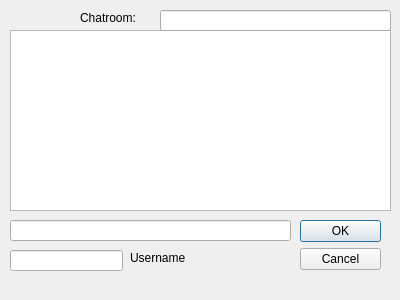
<?xml version="1.0" encoding="UTF-8"?>
<ui version="4.0">
 <class>Dialog</class>
 <widget class="QDialog" name="Dialog">
  <property name="geometry">
   <rect>
    <x>0</x>
    <y>0</y>
    <width>400</width>
    <height>300</height>
   </rect>
  </property>
  <property name="windowTitle">
   <string>Dialog</string>
  </property>
  <widget class="QDialogButtonBox" name="buttonBox">
   <property name="geometry">
    <rect>
     <x>300</x>
     <y>220</y>
     <width>81</width>
     <height>71</height>
    </rect>
   </property>
   <property name="orientation">
    <enum>Qt::Vertical</enum>
   </property>
   <property name="standardButtons">
    <set>QDialogButtonBox::Cancel|QDialogButtonBox::Ok</set>
   </property>
  </widget>
  <widget class="QTextEdit" name="textEdit">
   <property name="geometry">
    <rect>
     <x>10</x>
     <y>30</y>
     <width>381</width>
     <height>181</height>
    </rect>
   </property>
  </widget>
  <widget class="QLineEdit" name="lineEdit">
   <property name="geometry">
    <rect>
     <x>10</x>
     <y>220</y>
     <width>281</width>
     <height>21</height>
    </rect>
   </property>
  </widget>
  <widget class="QLineEdit" name="lineEdit_2">
   <property name="geometry">
    <rect>
     <x>10</x>
     <y>250</y>
     <width>113</width>
     <height>21</height>
    </rect>
   </property>
  </widget>
  <widget class="QLabel" name="label">
   <property name="geometry">
    <rect>
     <x>130</x>
     <y>250</y>
     <width>62</width>
     <height>16</height>
    </rect>
   </property>
   <property name="text">
    <string>Username</string>
   </property>
  </widget>
  <widget class="QLineEdit" name="lineEdit_3">
   <property name="geometry">
    <rect>
     <x>160</x>
     <y>10</y>
     <width>231</width>
     <height>21</height>
    </rect>
   </property>
  </widget>
  <widget class="QLabel" name="label_2">
   <property name="geometry">
    <rect>
     <x>80</x>
     <y>10</y>
     <width>71</width>
     <height>16</height>
    </rect>
   </property>
   <property name="text">
    <string>Chatroom:</string>
   </property>
  </widget>
 </widget>
 <resources/>
 <connections>
  <connection>
   <sender>buttonBox</sender>
   <signal>accepted()</signal>
   <receiver>Dialog</receiver>
   <slot>accept()</slot>
   <hints>
    <hint type="sourcelabel">
     <x>248</x>
     <y>254</y>
    </hint>
    <hint type="destinationlabel">
     <x>157</x>
     <y>274</y>
    </hint>
   </hints>
  </connection>
  <connection>
   <sender>buttonBox</sender>
   <signal>rejected()</signal>
   <receiver>Dialog</receiver>
   <slot>reject()</slot>
   <hints>
    <hint type="sourcelabel">
     <x>316</x>
     <y>260</y>
    </hint>
    <hint type="destinationlabel">
     <x>286</x>
     <y>274</y>
    </hint>
   </hints>
  </connection>
 </connections>
</ui>
